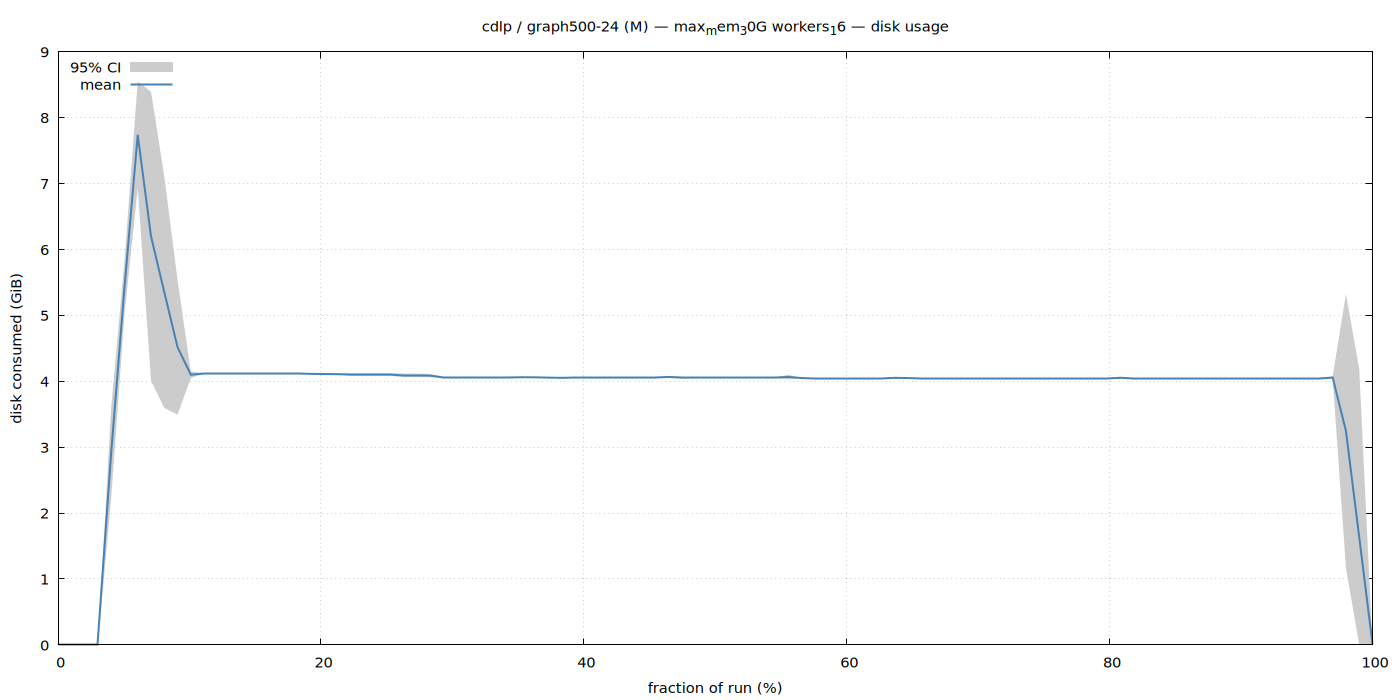

Reproduce this figure in gnuplot.
set terminal pngcairo size 1400,700 enhanced font 'Sans,11'
set output '/home/ubuntu/nvm/gfrs/cdlp/M/graph500-24/max_mem_30G_workers_16/disk.png'
set title "cdlp / graph500-24 (M) — max_mem_30G workers_16 — disk usage"
set xlabel 'fraction of run (%)'
set ylabel 'disk consumed (GiB)'
set grid
set key top left
set yrange [0:*]
plot '/home/ubuntu/nvm/gfrs/cdlp/M/graph500-24/max_mem_30G_workers_16/disk.dat' using 1:3:4 with filledcurves lc rgb '#cccccc' title '95% CI', \
     '' using 1:2 with lines lw 2 lc rgb '#4682b4' title 'mean'
